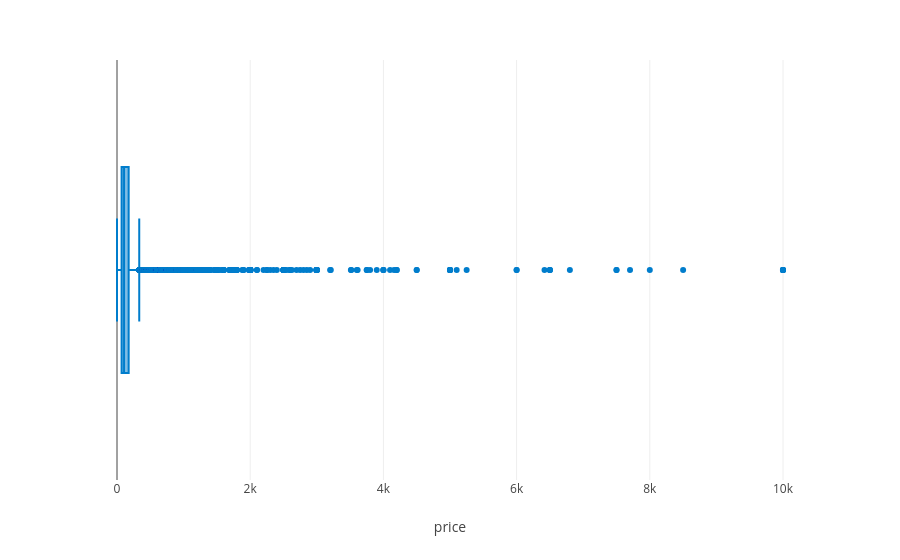

Notebook cell for this chart:
### Markdown cell above
##### <font color="1A05A2">***Data Analysis***</font>

### Code cell
#- Visualizing Outliers 
px.box(
    data_frame=renting_dataset,
    x='price',
    color_discrete_sequence=['#007DCC']
)

### Figure 1 — Plotly figure (JSON) as saved in the notebook; plotly's stock layout.template omitted (floating-point values rounded to 4 significant figures; data arrays with more than 128 entries replaced by an {"elided": "..."} marker saying what was removed)
{"data": [{"alignmentgroup": "True", "hovertemplate": "price=%{x}<extra></extra>", "legendgroup": "", "marker": {"color": "#007DCC"}, "name": "", "notched": false, "offsetgroup": "", "orientation": "h", "showlegend": false, "type": "box", "x": {"elided": "48895 int values"}, "x0": " ", "xaxis": "x", "y0": " ", "yaxis": "y"}], "layout": {"boxmode": "group", "legend": {"tracegroupgap": 0}, "margin": {"t": 60}, "xaxis": {"anchor": "y", "domain": [0, 1], "title": {"text": "price"}}, "yaxis": {"anchor": "x", "domain": [0, 1]}}}
